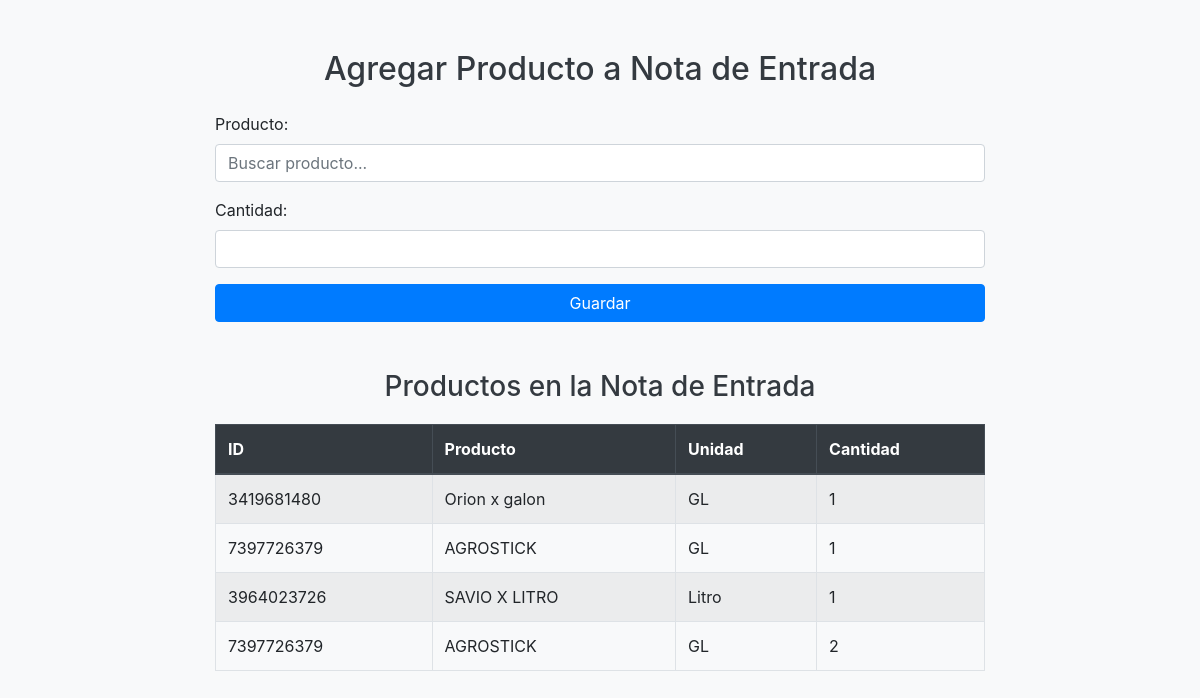
The app's page /agregar_nota_entrada/, older data.
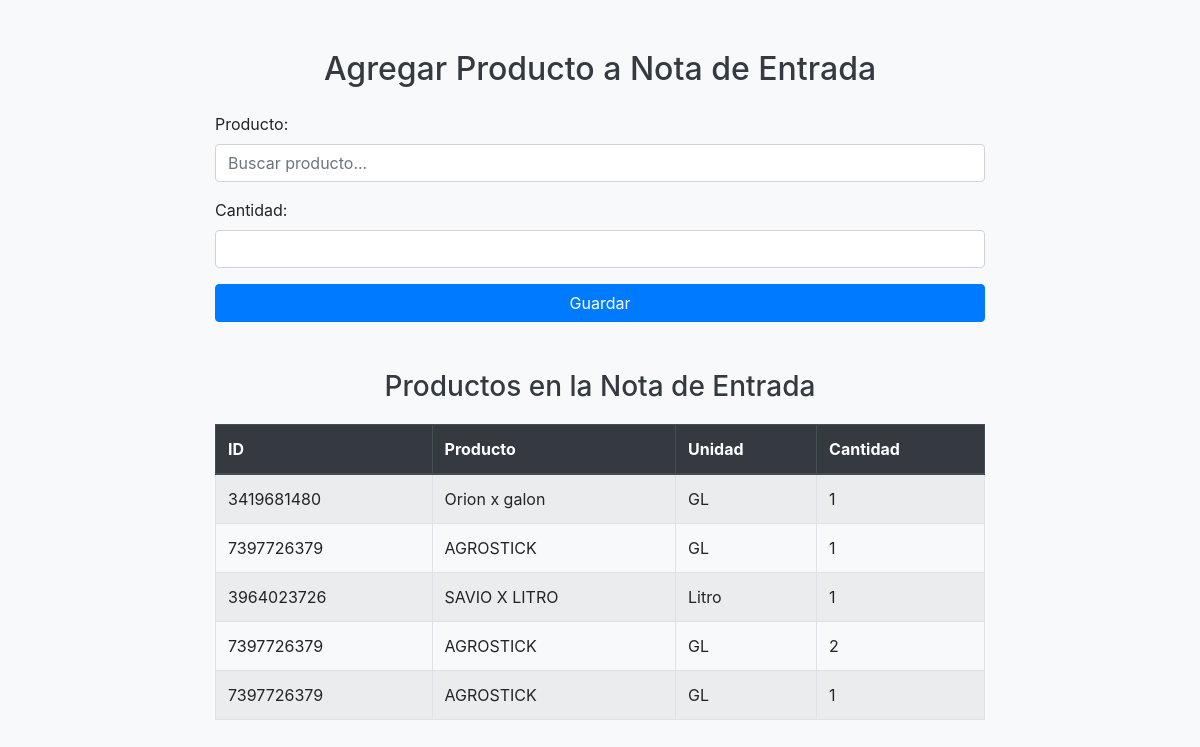
The same page, newer data.
### APP_PM/models.py (models this page shows, shortened)
class NotaEntrada(models.Model):
    producto = models.ForeignKey(Crear_producto, on_delete=models.CASCADE)
    cantidad = models.PositiveIntegerField()
    observaciones = models.TextField(blank=True, null=True)

class Crear_producto(models.Model):
    GRUPO_OPCIONES = [
        ('Orgánicos', 'Orgánicos'),
        ('Granulados', 'Granulados'),
        ('Líquidos', 'Líquidos'),
        ('Polvo', 'Polvo'),
        ('Materia Prima', 'Materia Prima'),
        ('Insumos', 'Insumos'),
    ]
    UNIDAD_OPCIONES = [
        ('KL', 'Kilo'),
        ('KG', 'Kilogramos'),
        ('Litro', 'Litro'),
        ('GL', 'Galones'),
        ('MIL', 'Milímetros'),
        ('C.C', 'Centímetros Cúbicos'),
    ]
    id_producto = models.CharField(max_length=10, unique=True, editable=False, blank=True)
    nombre_producto = models.CharField(max_length=100)
    grupo = models.CharField(max_length=100, choices=GRUPO_OPCIONES)
    unidad = models.CharField(max_length=100, choices=UNIDAD_OPCIONES)
    marca = models.CharField(max_length=100)

### APP_PM/views.py (the view)
# urls.py: path('agregar_nota_entrada/', views.agregar_nota_entrada, name='agregar_nota_entrada'),
def agregar_nota_entrada(request):
    if request.method == 'POST':
        form = NotaEntradaForm(request.POST)
        producto_id = request.POST.get('producto_id')
        if form.is_valid() and producto_id:
            nota = form.save(commit=False)
            nota.producto = Crear_producto.objects.get(id=producto_id)
            nota.save()
            return redirect('agregar_nota_entrada')
    else:
        form = NotaEntradaForm()
    notas = NotaEntrada.objects.all()
    return render(request, 'Notas/Nota_Entrada.html', {'form': form, 'notas': notas})

### APP_PM/forms.py
class NotaEntradaForm(forms.ModelForm):
    producto_nombre = forms.CharField(label="Producto", widget=forms.TextInput(attrs={'class': 'form-control', 'placeholder': 'Buscar producto...'}))
    class Meta:
        model = NotaEntrada
        fields = ['producto_nombre', 'cantidad']
        widgets = {
            'cantidad': forms.NumberInput(attrs={'class': 'form-control', 'min': 1}),
        }

### APP_PM/templates/Notas/Nota_Entrada.html (shortened to what this page needs)
<!DOCTYPE html>
<html lang="es">
<head>
    <link href="https://maxcdn.bootstrapcdn.com/bootstrap/4.5.2/css/bootstrap.min.css" rel="stylesheet">
</head>
<body>
<div class="container">
    <h2 class="text-center">Agregar Producto a Nota de Entrada</h2>
    <form method="post" class="mt-4">
        <div class="form-group">
            {{ form.producto_nombre.label_tag }}
            {{ form.producto_nombre }}
        </div>
        <div class="form-group">
            {{ form.cantidad.label_tag }}
            {{ form.cantidad }}
        </div>
        <button type="submit" class="btn btn-primary btn-block">Guardar</button>
    </form>
    <h3 class="text-center mt-5">Productos en la Nota de Entrada</h3>
    <table class="table table-striped table-bordered">
        <thead class="thead-dark">
            <tr>
                <th>ID</th>
                <th>Producto</th>
                <th>Unidad</th>
                <th>Cantidad</th>
            </tr>
        </thead>
        <tbody>
            {% for nota in notas %}
            <tr>
                <td>{{ nota.producto.id_producto }}</td>
                <td>{{ nota.producto.nombre_producto }}</td>
                <td>{{ nota.producto.unidad }}</td>
                <td>{{ nota.cantidad }}</td>
            </tr>
            {% endfor %}
        </tbody>
    </table>
</div>
</body>
</html>

### APP_PM/templates/Notas/Nota_Entrada.html (style rules this page uses)
body { background-color: #f8f9fa; }
.container { max-width: 800px; margin-top: 50px; }
h2, h3 { color: #343a40; }
.btn-primary { background-color: #007bff; border-color: #007bff; }
.table { margin-top: 20px; }

Row changes from the older to the newer data that the page shows:
added NotaEntrada: producto.id_producto "7397726379", producto.nombre_producto "AGROSTICK", producto.unidad "GL", cantidad "1"
